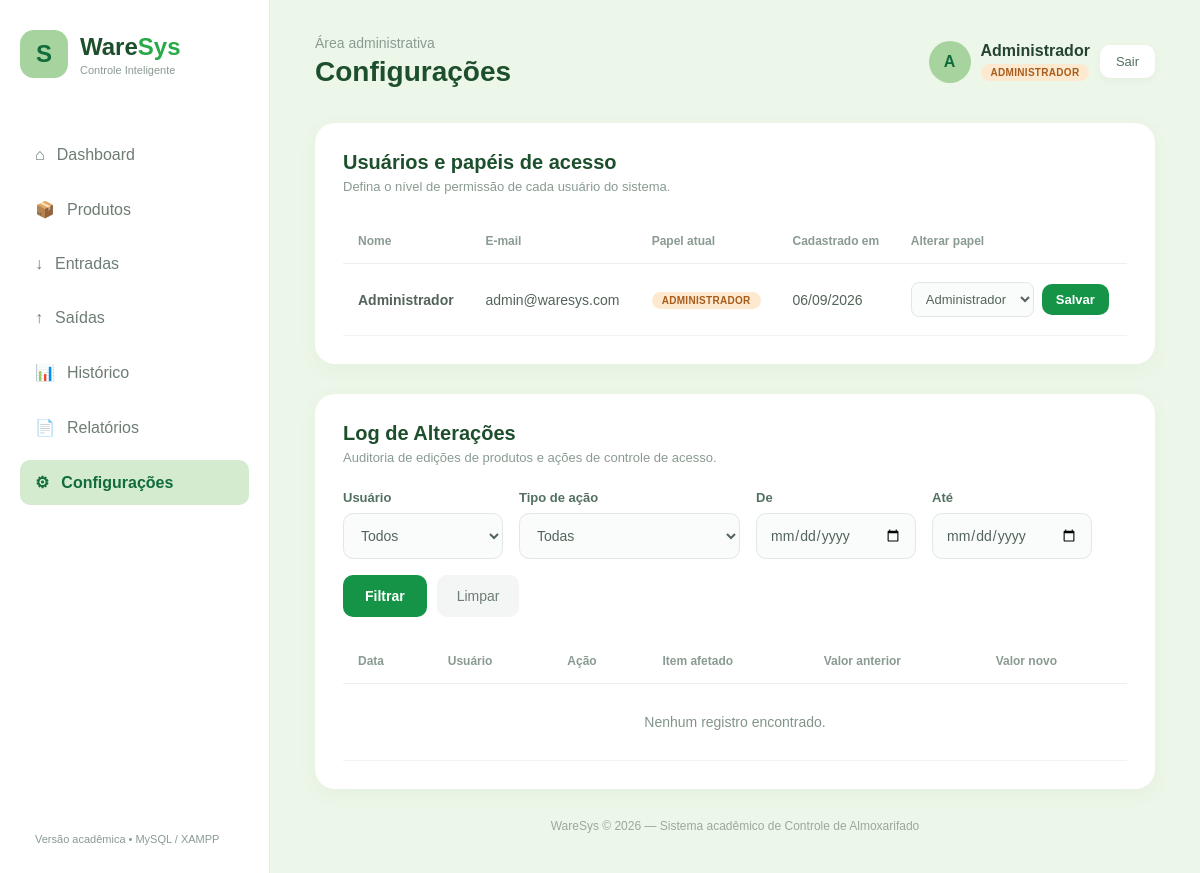
/configuracoes.php (signed in), run on the app's committed database.
### tables this page shows
CREATE TABLE IF NOT EXISTS usuarios (
    id INT AUTO_INCREMENT PRIMARY KEY,
    nome VARCHAR(120) NOT NULL,
    email VARCHAR(150) NOT NULL UNIQUE,
    senha_hash VARCHAR(255) NOT NULL,
    role ENUM('admin','gerente','usuario') NOT NULL DEFAULT 'usuario',
    criado_em TIMESTAMP DEFAULT CURRENT_TIMESTAMP
);

### includes/permissoes.php (called while the page is built, shortened)
<?php
function nomePapel(string $papel): string
{
    return NOMES_PAPEIS[$papel] ?? 'Usuário';
}

### configuracoes.php (the view, shortened to what this page needs)
<?php
require_once __DIR__ . '/includes/permissoes.php';
require_once __DIR__ . '/config/database.php';
$usuarios = [];
$r = $conn->query('SELECT id, nome, email, role, criado_em FROM usuarios ORDER BY nome');
while ($row = $r->fetch_assoc()) $usuarios[] = $row;
$filtroDe = trim($_GET['filtro_de'] ?? '');
$filtroAte = trim($_GET['filtro_ate'] ?? '');
$logs = [];
?>
<!DOCTYPE html>
<html lang="pt-br">
<head>
    <link rel="stylesheet" href="style.css">
</head>
<body>
<aside class="sidebar">
    <div class="logo">
        <div class="logo-icon">S</div>
        <div><h1>Ware<span>Sys</span></h1><p>Controle Inteligente</p></div>
    </div>
    <nav>
        <a href="index.php#dashboard"><span>⌂</span>Dashboard</a>
        <a href="index.php#produtos"><span>📦</span>Produtos</a>
        <a href="index.php#entradas"><span>↓</span>Entradas</a>
        <a href="index.php#saidas"><span>↑</span>Saídas</a>
        <a href="index.php#historico"><span>📊</span>Histórico</a>
        <a href="relatorios.php"><span>📄</span>Relatórios</a>
        <a href="configuracoes.php" class="ativo"><span>⚙</span>Configurações</a>
    </nav>
    <div class="sidebar-bottom"><span class="versao">Versão acadêmica • MySQL / XAMPP</span></div>
</aside>
<main>
    <header class="topo">
        <div><p class="bem-vindo">Área administrativa</p><h2>Configurações</h2></div>
        <div class="perfil">
            <div class="avatar"><?= htmlspecialchars(strtoupper(substr($_SESSION['usuario_nome'] ?? 'U', 0, 1))) ?></div>
            <div><strong><?= htmlspecialchars($_SESSION['usuario_nome'] ?? 'Usuário') ?></strong><p><span class="papel-badge papel-admin">Administrador</span></p></div>
            <a href="logout.php" class="btn btn-sair">Sair</a>
        </div>
    </header>
    <section class="painel">
        <div class="painel-topo">
            <div><h2>Usuários e papéis de acesso</h2><p>Defina o nível de permissão de cada usuário do sistema.</p></div>
        </div>
        <div class="tabela-container">
            <table>
                <thead><tr><th>Nome</th><th>E-mail</th><th>Papel atual</th><th>Cadastrado em</th><th>Alterar papel</th></tr></thead>
                <tbody>
                <?php foreach ($usuarios as $u): ?>
                    <tr>
                        <td><strong><?= htmlspecialchars($u['nome']) ?></strong></td>
                        <td><?= htmlspecialchars($u['email']) ?></td>
                        <td><span class="papel-badge papel-<?= htmlspecialchars($u['role']) ?>"><?= htmlspecialchars(nomePapel($u['role'])) ?></span></td>
                        <td><?= date('d/m/Y', strtotime($u['criado_em'])) ?></td>
                        <td>
                            <form method="post" class="form-papel">
                                <select name="papel">
                                    <option value="admin" <?= $u['role'] === 'admin' ? 'selected' : '' ?>>Administrador</option>
                                </select>
                                <button type="submit" class="btn-salvar">Salvar</button>
                            </form>
                        </td>
                    </tr>
                <?php endforeach; ?>
                </tbody>
            </table>
        </div>
    </section>
    <section class="painel" style="margin-top:30px;">
        <div class="painel-topo">
            <div><h2>Log de Alterações</h2><p>Auditoria de edições de produtos e ações de controle de acesso.</p></div>
        </div>
        <form method="get" class="form-filtro-log">
            <div class="campo">
                <label for="filtro_usuario">Usuário</label>
                <select id="filtro_usuario" name="filtro_usuario">
                    <option value="0">Todos</option>
                </select>
            </div>
            <div class="campo">
                <label for="filtro_acao">Tipo de ação</label>
                <select id="filtro_acao" name="filtro_acao">
                    <option value="">Todas</option>
                </select>
            </div>
            <div class="campo">
                <label for="filtro_de">De</label>
                <input type="date" id="filtro_de" name="filtro_de" value="<?= htmlspecialchars($filtroDe) ?>">
            </div>
            <div class="campo">
                <label for="filtro_ate">Até</label>
                <input type="date" id="filtro_ate" name="filtro_ate" value="<?= htmlspecialchars($filtroAte) ?>">
            </div>
            <div class="campo campo-botao">
                <button type="submit" class="btn-salvar">Filtrar</button>
                <a href="configuracoes.php" class="btn-cancelar">Limpar</a>
            </div>
        </form>
        <div class="tabela-container">
            <table>
                <thead><tr><th>Data</th><th>Usuário</th><th>Ação</th><th>Item afetado</th><th>Valor anterior</th><th>Valor novo</th></tr></thead>
                <tbody>
                <?php if (!$logs): ?>
                    <tr><td colspan="6" class="vazio">Nenhum registro encontrado.</td></tr>
                <?php else: foreach ($logs as $l): ?>
                    <tr>
                        <td><?= date('d/m/Y H:i', strtotime($l['criado_em'])) ?></td>
                        <td><?= htmlspecialchars($l['ator_nome']) ?></td>
                        <td><?= htmlspecialchars(nomeAcaoLog($l['acao'])) ?></td>
                        <td><?= htmlspecialchars($l['entidade_nome'] ?: '#'.$l['entidade_id']) ?></td>
                        <td><?= htmlspecialchars($l['valor_anterior'] ?: '—') ?></td>
                        <td><?= htmlspecialchars($l['valor_novo'] ?: '—') ?></td>
                    </tr>
                <?php endforeach; endif; ?>
                </tbody>
            </table>
        </div>
    </section>
    <footer><p>WareSys © 2026 — Sistema acadêmico de Controle de Almoxarifado</p></footer>
</main>
</body>
</html>

### style.css (style rules this page uses)
:root { --verde-50:#edf7e9; --verde-100:#d4ebcf; --verde-200:#a7d39e; --verde-300:#7bc46f; --verde-400:#48b84b; --verde-500:#29aa49; --verde-600:#159447; --verde-700:#137d42; --verde-800:#116b3b; --verde-900:#1d4f2d; }
body { background:var(--verde-50);color:#244331 }
.logo-icon,.avatar { background:var(--verde-200);color:var(--verde-800) }
.logo h1,.topo h2,.painel-topo h2,.secao-simples h2,.modal-topo h2 { color:var(--verde-900) }
.logo h1 span { color:var(--verde-500) }
nav a.ativo { background:var(--verde-100);color:var(--verde-800) }
.btn-principal,.btn-salvar { background:var(--verde-600) }
.vazio { text-align:center;padding:30px;color:#819488 }
.versao { font-size:11px;color:#8a9b91;padding:13px 15px }
.btn-sair { padding:9px 16px;font-size:13px }
.papel-badge { display:inline-block;padding:3px 10px;border-radius:999px;font-size:10px;font-weight:bold;text-transform:uppercase;letter-spacing:.03em }
.papel-admin { background:#fde9d0;color:#a85c1b }
.form-papel { display:flex;gap:8px;align-items:center }
.form-papel select { padding:8px 10px;border:1px solid #dfe9e2;border-radius:8px;font-size:13px;color:#53645a;background:#fafcfb }
.form-papel .btn-salvar { padding:8px 14px;font-size:13px }
.form-filtro-log { display:flex;flex-wrap:wrap;gap:16px;align-items:flex-end;margin-bottom:22px }
.form-filtro-log .campo { min-width:160px }
.form-filtro-log .campo-botao { flex-direction:row;gap:10px }

### data on the page
usuarios: nome "Administrador", email "admin@waresys.com", role "ADMINISTRADOR", criado_em "06/09/2026", papel "Administrador"

### other printed values
substr($_SESSION['usuario_nome'] ?? 'U', 0, 1) "A"
$_SESSION['usuario_nome'] "Administrador"
